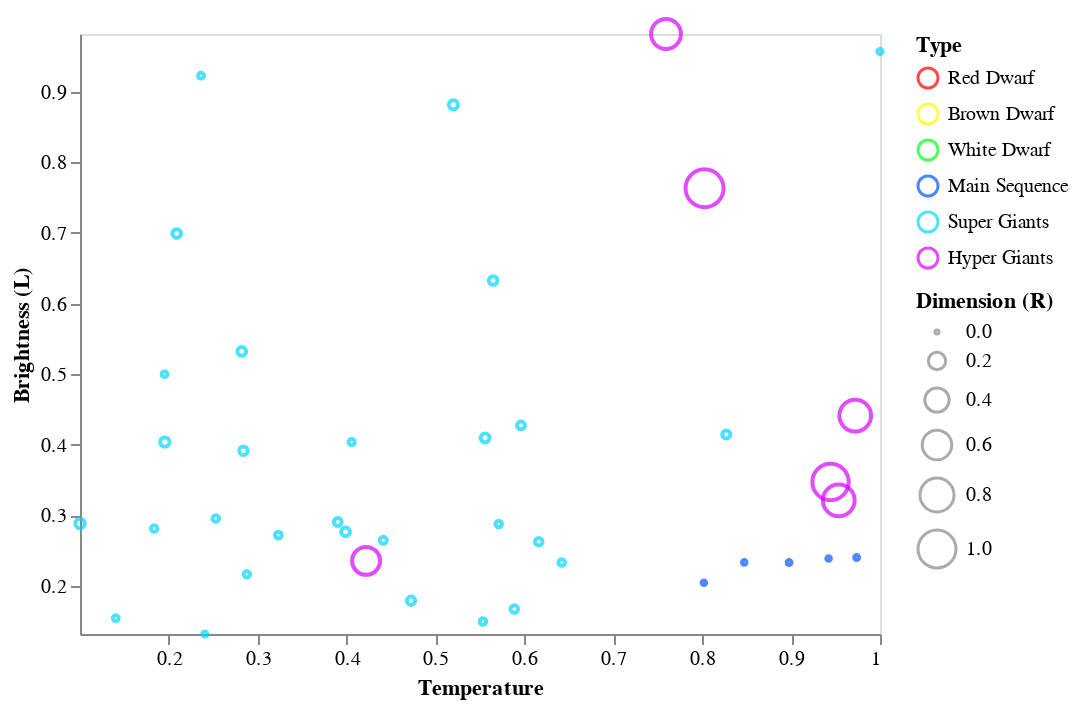

Notebook code for this chart:
### Markdown cell above
Come il precedente grafico del dataset completo, non possiamo ricavare molte informazioni utili: i dati sono distribuiti in tutto l'intervallo. La differenza col grafico precedente è che qui i dati rappresentanti sono normalizzati quindi compresi nell'intervallo 0-1

Vengono ora rappresentati i grafici relativi alle singole classi spettrali considerando luminosità, temperatura, dimensione e tipo di stella

### Code cell
data = dataset[dataset['Spectral_Class'] == 'O']

dom = ['Red Dwarf', 'Brown Dwarf', 'White Dwarf', 'Main Sequence', 'Super Giants', 'Hyper Giants']
rng = ['#fc0000', '#fffb00', '#00ff15', '#0055ff', '#00d5ff', '#d400ff']

alt.Chart(data).mark_point().encode( 
    
    x = alt.X('Temperature',
         scale = alt.Scale(domain = (min(data.Temperature), max(data.Temperature))),
         axis = alt.Axis(format='K', title='Temperature', grid = False)
         ),
    
    y = alt.Y('L',
         scale = alt.Scale(domain = (min(data.L), max(data.L))),
         axis = alt.Axis(format='K', title='Brightness (L)', grid = False)
         ),
    
    size = alt.Size('R', 
                    scale = alt.Scale(domain = [0, 1]), 
                    legend = alt.Legend(title = 'Dimension (R)')
                   ),
    
    color = alt.Color('Type', scale=alt.
                    Scale(domain=dom, range=rng))
    
)

### Figure 1 — Vega-Lite specification as saved in the notebook (floating-point values rounded to 4 significant figures)
{"config": {"view": {"continuousWidth": 400, "continuousHeight": 300}}, "data": {"name": "data-7f8a1b33dfd605b3d865c1abbbe713b0"}, "mark": "point", "encoding": {"color": {"type": "nominal", "field": "Type", "scale": {"domain": ["Red Dwarf", "Brown Dwarf", "White Dwarf", "Main Sequence", "Super Giants", "Hyper Giants"], "range": ["#fc0000", "#fffb00", "#00ff15", "#0055ff", "#00d5ff", "#d400ff"]}}, "size": {"type": "quantitative", "field": "R", "legend": {"title": "Dimension (R)"}, "scale": {"domain": [0, 1]}}, "x": {"type": "quantitative", "axis": {"format": "K", "grid": false, "title": "Temperature"}, "field": "Temperature", "scale": {"domain": [0.1002, 1.0]}}, "y": {"type": "quantitative", "axis": {"format": "K", "grid": false, "title": "Brightness (L)"}, "field": "L", "scale": {"domain": [0.1319, 0.9819]}}}, "$schema": "https://vega.github.io/schema/vega-lite/v4.8.1.json", "datasets": {"data-7f8a1b33dfd605b3d865c1abbbe713b0": [{"Temperature": 0.9737, "L": 0.2402, "R": 0.005436, "A_M": 0.2258, "Color": "Blue", "Spectral_Class": "O", "Type": "Main Sequence"}, {"Temperature": 0.8977, "L": 0.2331, "R": 0.005231, "A_M": 0.2351, "Color": "Blue", "Spectral_Class": "O", "Type": "Main Sequence"}, {"Temperature": 1.0, "L": 0.9571, "R": 0.007181, "A_M": 0.1779, "Color": "Blue", "Spectral_Class": "O", "Type": "Super Giants"}, {"Temperature": 0.5533, "L": 0.1495, "R": 0.01847, "A_M": 0.1926, "Color": "Blue", "Spectral_Class": "O", "Type": "Super Giants"}, {"Temperature": 0.3989, "L": 0.2767, "R": 0.04259, "A_M": 0.1573, "Color": "Blue", "Spectral_Class": "O", "Type": "Super Giants"}, {"Temperature": 0.2406, "L": 0.1319, "R": 0.006154, "A_M": 0.1879, "Color": "Blue", "Spectral_Class": "O", "Type": "Super Giants"}, {"Temperature": 0.3233, "L": 0.272, "R": 0.02155, "A_M": 0.1814, "Color": "Blue", "Spectral_Class": "O", "Type": "Super Giants"}, {"Temperature": 0.5962, "L": 0.4274, "R": 0.03233, "A_M": 0.1904, "Color": "Blue", "Spectral_Class": "O", "Type": "Super Giants"}, {"Temperature": 0.2878, "L": 0.2166, "R": 0.01847, "A_M": 0.1745, "Color": "Blue", "Spectral_Class": "O", "Type": "Super Giants"}, {"Temperature": 0.5887, "L": 0.1672, "R": 0.02925, "A_M": 0.1776, "Color": "Blue", "Spectral_Class": "O", "Type": "Super Giants"}, {"Temperature": 0.8271, "L": 0.4144, "R": 0.03438, "A_M": 0.1917, "Color": "Blue", "Spectral_Class": "O", "Type": "Super Giants"}, {"Temperature": 0.9422, "L": 0.2389, "R": 0.003516, "A_M": 0.2301, "Color": "Blue", "Spectral_Class": "O", "Type": "Main Sequence"}, {"Temperature": 0.6161, "L": 0.2625, "R": 0.02925, "A_M": 0.1876, "Color": "Blue", "Spectral_Class": "O", "Type": "Super Giants"}, {"Temperature": 0.253, "L": 0.2955, "R": 0.01847, "A_M": 0.1775, "Color": "Blue", "Spectral_Class": "O", "Type": "Super Giants"}, {"Temperature": 0.2821, "L": 0.5321, "R": 0.04259, "A_M": 0.197, "Color": "Blue", "Spectral_Class": "O", "Type": "Super Giants"}, {"Temperature": 0.1002, "L": 0.2884, "R": 0.04978, "A_M": 0.1654, "Color": "Blue", "Spectral_Class": "O", "Type": "Super Giants"}, {"Temperature": 0.1836, "L": 0.2814, "R": 0.01796, "A_M": 0.1432, "Color": "Blue", "Spectral_Class": "O", "Type": "Super Giants"}, {"Temperature": 0.1404, "L": 0.1542, "R": 0.01231, "A_M": 0.147, "Color": "Blue", "Spectral_Class": "O", "Type": "Super Giants"}, {"Temperature": 0.4725, "L": 0.1789, "R": 0.03746, "A_M": 0.1948, "Color": "Blue", "Spectral_Class": "O", "Type": "Super Giants"}, {"Temperature": 0.642, "L": 0.2331, "R": 0.02001, "A_M": 0.1904, "Color": "Blue", "Spectral_Class": "O", "Type": "Super Giants"}, {"Temperature": 0.4058, "L": 0.4037, "R": 0.01539, "A_M": 0.1823, "Color": "Blue", "Spectral_Class": "O", "Type": "Super Giants"}, {"Temperature": 0.1953, "L": 0.4998, "R": 0.01231, "A_M": 0.1854, "Color": "Blue", "Spectral_Class": "O", "Type": "Super Giants"}, {"Temperature": 0.422, "L": 0.2355, "R": 0.5363, "A_M": 0.1132, "Color": "Blue", "Spectral_Class": "O", "Type": "Hyper Giants"}, {"Temperature": 0.8474, "L": 0.2333, "R": 0.003275, "A_M": 0.2298, "Color": "Blue", "Spectral_Class": "O", "Type": "Main Sequence"}, {"Temperature": 0.8019, "L": 0.2046, "R": 0.003197, "A_M": 0.2364, "Color": "Blue", "Spectral_Class": "O", "Type": "Main Sequence"}, {"Temperature": 0.5712, "L": 0.2876, "R": 0.01796, "A_M": 0.1767, "Color": "Blue", "Spectral_Class": "O", "Type": "Super Giants"}, {"Temperature": 0.284, "L": 0.3915, "R": 0.039, "A_M": 0.1532, "Color": "Blue", "Spectral_Class": "O", "Type": "Super Giants"}, {"Temperature": 0.1956, "L": 0.4037, "R": 0.05029, "A_M": 0.1545, "Color": "Blue", "Spectral_Class": "O", "Type": "Super Giants"}, {"Temperature": 0.5649, "L": 0.6327, "R": 0.04157, "A_M": 0.1859, "Color": "Blue", "Spectral_Class": "O", "Type": "Super Giants"}, {"Temperature": 0.3901, "L": 0.2905, "R": 0.03182, "A_M": 0.1742, "Color": "Blue", "Spectral_Class": "O", "Type": "Super Giants"}, {"Temperature": 0.4413, "L": 0.2646, "R": 0.0236, "A_M": 0.1398, "Color": "Blue", "Spectral_Class": "O", "Type": "Super Giants"}, {"Temperature": 0.209, "L": 0.6992, "R": 0.04105, "A_M": 0.1457, "Color": "Blue", "Spectral_Class": "O", "Type": "Super Giants"}, {"Temperature": 0.2362, "L": 0.9229, "R": 0.01283, "A_M": 0.1781, "Color": "Blue", "Spectral_Class": "O", "Type": "Super Giants"}, {"Temperature": 0.5558, "L": 0.4095, "R": 0.04413, "A_M": 0.1881, "Color": "Blue", "Spectral_Class": "O", "Type": "Super Giants"}, {"Temperature": 0.5202, "L": 0.8816, "R": 0.04721, "A_M": 0.143, "Color": "Blue", "Spectral_Class": "O", "Type": "Super Giants"}, {"Temperature": 0.9536, "L": 0.3212, "R": 0.6959, "A_M": 0.08224, "Color": "Blue", "Spectral_Class": "O", "Type": "Hyper Giants"}, {"Temperature": 0.8027, "L": 0.7634, "R": 1.0, "A_M": 0.03377, "Color": "Blue", "Spectral_Class": "O", "Type": "Hyper Giants"}, {"Temperature": 0.9721, "L": 0.4413, "R": 0.6959, "A_M": 0.06223, "Color": "Blue", "Spectral_Class": "O", "Type": "Hyper Giants"}, {"Temperature": 0.7593, "L": 0.9819, "R": 0.6128, "A_M": 0.04034, "Color": "Blue", "Spectral_Class": "O", "Type": "Hyper Giants"}, {"Temperature": 0.9444, "L": 0.3472, "R": 0.9151, "A_M": 0.1288, "Color": "Blue", "Spectral_Class": "O", "Type": "Hyper Giants"}]}}
